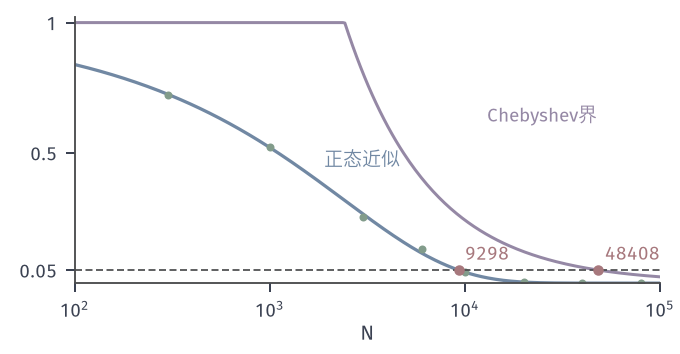

This figure's Python source:
from pathlib import Path
import sys
HERE = Path(__file__).resolve().parent
sys.path.insert(0, str(HERE.parent/"mcerr-common"))
from mcerr_fig import *
# Probability that the mean of N values e^{U_i} misses I = e-1 by at least eps = 0.01.
# Chebyshev bound min(1, sigma^2/(N eps^2)) (purple), normal approximation 2(1-Phi(eps sqrt(N)/sigma)) (blue),
# simulated frequency over 2000 replications per N (green dots, seed 3104). Red dots: N where each curve hits 0.05.
eps = 0.01; s = math.sqrt(S2_EXP)
Phi = np.vectorize(lambda z: 0.5*(1+math.erf(z/math.sqrt(2))))
x = np.logspace(2, 5, 300)
cheb = np.minimum(1, S2_EXP/(x*eps**2)); norm = 2*(1-Phi(eps*np.sqrt(x)/s))
Ns = np.array([300, 1000, 3000, 6000, 10000, 20000, 40000, 80000])
rng = np.random.default_rng(3104); R = 2000; freq = []
for N in Ns:
    hit = 0
    for j in range(0, R, 50):
        hit += int(np.sum(np.abs(np.exp(rng.random((50, N))).mean(1) - I_EXP) >= eps))
    freq.append(hit/R)
fig, ax = figure(width_mm=96, height_mm=50)
panel(fig, left=.11, right=.97, bottom=.2, top=.95)
ax.semilogx(x, cheb, color=PURPLE, lw=1.2); ax.semilogx(x, norm, color=BLUE, lw=1.3)
ax.plot(Ns, freq, 'o', ms=3.2, color=GREEN, mew=0)
ax.axhline(.05, color=STROKE, lw=.7, ls=DASH)
n_norm = (1.959964*s/eps)**2; n_cheb = S2_EXP/(0.05*eps**2)
dot(ax, n_norm, .05); dot(ax, n_cheb, .05)
lab(ax, n_norm*1.08, .09, '%d' % math.ceil(n_norm), RED); lab(ax, n_cheb*1.08, .09, '%d' % math.ceil(n_cheb), RED)
lab(ax, 1.3e4, .62, 'Chebyshev界', PURPLE); lab(ax, 1.9e3, .45, '正态近似', BLUE)
ax.set_xlim(100, 1e5); ax.set_ylim(0, 1.02); logticks(ax, [2, 3, 4, 5], 'x'); ax.set_yticks([.05, .5, 1]); ax.set_yticklabels(['0.05', '0.5', '1'])
axlab(ax, '$N$')
save(fig, HERE, 'figure', {'Ns': Ns.tolist(), 'freq': freq, 'n_norm': n_norm, 'n_cheb': n_cheb,
     'cheb_at_Ns': np.minimum(1, S2_EXP/(Ns*eps**2)).tolist(), 'norm_at_Ns': (2*(1-Phi(eps*np.sqrt(Ns)/s))).tolist()})
